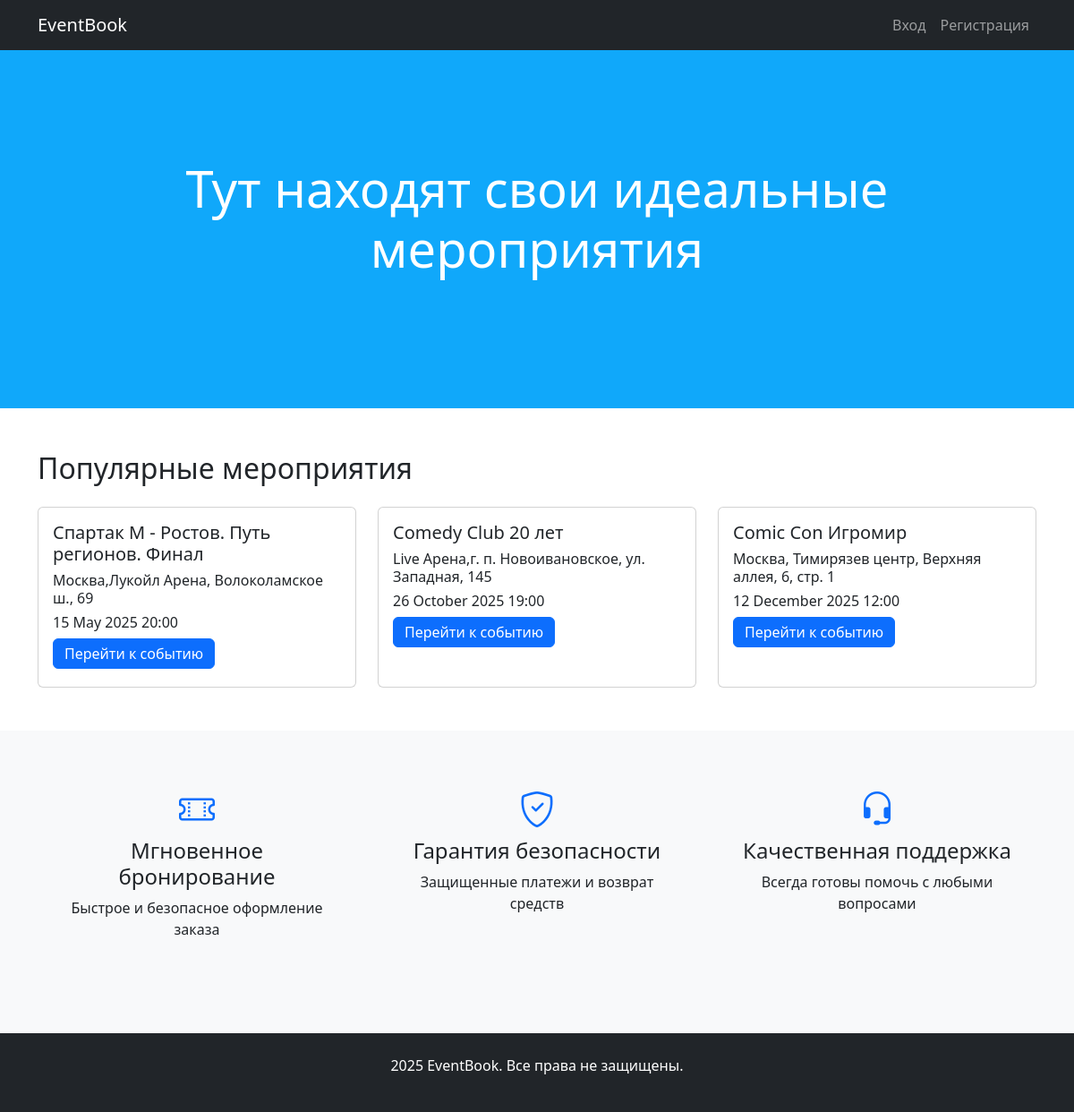
Before: / with the older database file.
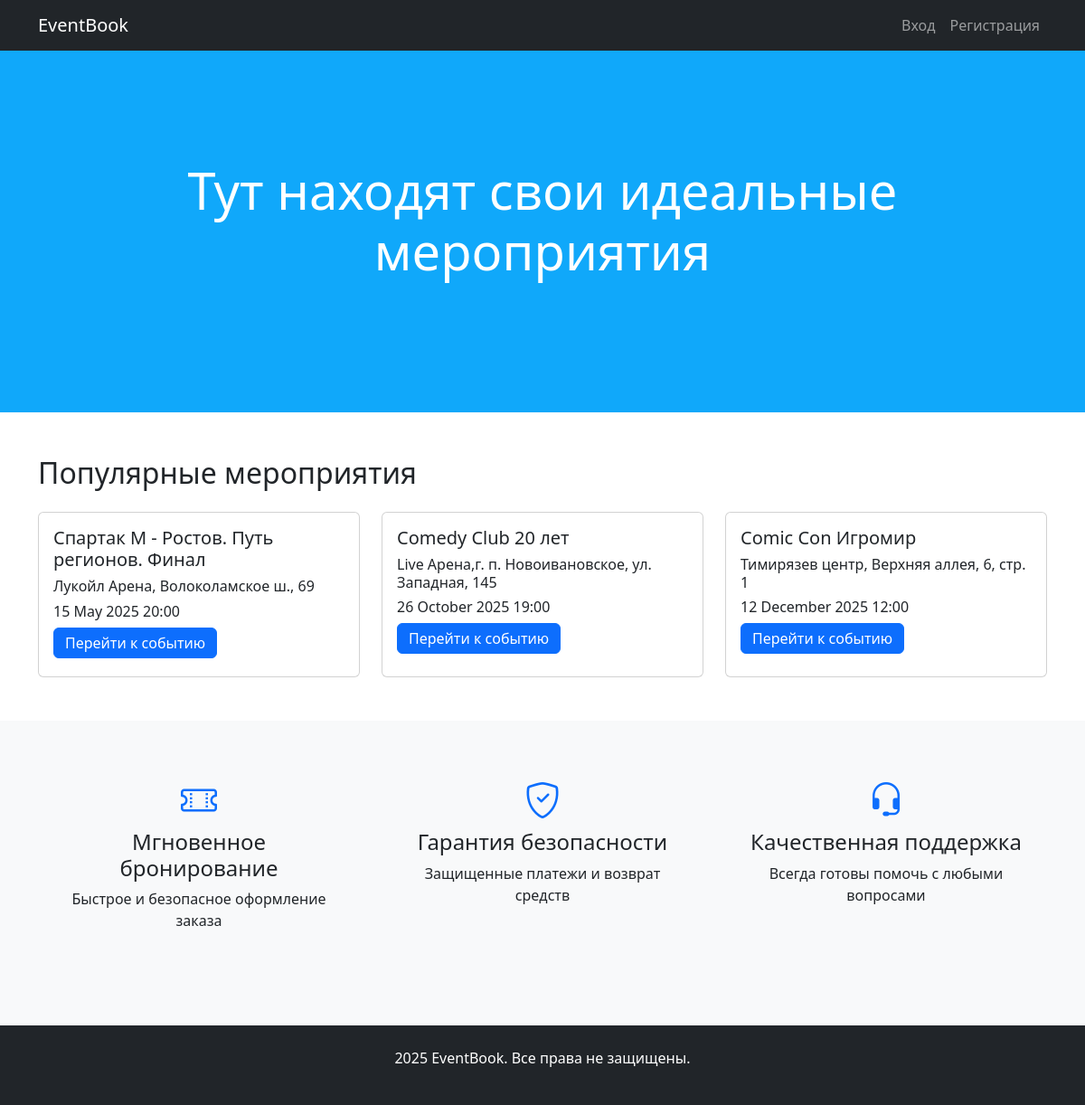
After: the same page with the newer database file.
### data/event.py (models this page shows)
class Event(SqlAlchemyBase, UserMixin, SerializerMixin):
    __tablename__ = 'events'
    id = sqlalchemy.Column(sqlalchemy.Integer, primary_key=True, autoincrement=True)
    name = sqlalchemy.Column(sqlalchemy.String, nullable=True)
    about = sqlalchemy.Column(sqlalchemy.String, nullable=True)
    path_to_file = sqlalchemy.Column(sqlalchemy.String, nullable=True)
    start_date = sqlalchemy.Column(sqlalchemy.DateTime, default=datetime.datetime.now)
    start_date_formatted = sqlalchemy.Column(sqlalchemy.String)
    city = sqlalchemy.Column(sqlalchemy.String, nullable=True)
    capacity_left = sqlalchemy.Column(sqlalchemy.Integer)
    price = sqlalchemy.Column(sqlalchemy.Integer)
    place = sqlalchemy.Column(sqlalchemy.String)
    hall_id = sqlalchemy.Column(sqlalchemy.Integer,
                                sqlalchemy.ForeignKey("halls.id"))
    hall = orm.relationship('ConcertHall')

### main.py (the view)
@user_blueprint.route("/")
def index():
    db_sess = db_session.create_session()
    events = sorted(db_sess.query(Event).all(), key=lambda a: a.start_date)
    return render_template("index.html", events=events)

### data/db_session.py (called while the page is built)
def create_session() -> Session:
    global __factory
    return __factory()

### templates/index.html (shortened to what this page needs)
{% extends "base.html" %}
{% block content %}
    <section class="hero-section">
        <div class="container text-center">
            {% if current_user.is_authenticated %}
            <h1 class="display-4 mb-4">Привет, {{current_user.name}}!</h1>
            <h1 class="display-4 mb-4">Мы нашли кое-что для вас</h1>
            {% else %}
            <h1 class="display-4 mb-4">Тут находят свои идеальные мероприятия</h1>
            {% endif %}
        </div>
    </section>
    <section class="container my-5">
        <h2 class="mb-4">Популярные мероприятия</h2>
        <div class="row row-cols-1 row-cols-md-3 g-4">
            {% for event in events %}
                <div class="col">
                    <div class="card h-100 event-card">
                        <div class="card-body">
                            <h5 class="card-title">{{ event.name }}</h5>
                            <h6 class="card-title">{{ event.place }}</h6>
                            <h6 class="card-title">{{ event.start_date_formatted}}</h6>
                            <h6 class="btn btn-primary w-20 py-1 mb-1"><a class="nav-link" href="{{ url_for('user_blueprint.get_event_id', id=event.id) }}">Перейти к событию</a></h6>
                        </div>
                    </div>
                </div>
            {% endfor %}
        </div>
    </section>
    <section class="bg-light py-5">
        <div class="container text-center">
            <div class="row">
                <div class="col-md-4 mb-4">
                    <div class="p-3">
                        <h3><i class="bi bi-ticket-perforated fs-1 text-primary"></i></h3>
                        <h4>Мгновенное бронирование</h4>
                        <p>Быстрое и безопасное оформление заказа</p>
                    </div>
                </div>
                <div class="col-md-4 mb-4">
                    <div class="p-3">
                        <h3><i class="bi bi-shield-check fs-1 text-primary"></i></h3>
                        <h4>Гарантия безопасности</h4>
                        <p>Защищенные платежи и возврат средств</p>
                    </div>
                </div>
                <div class="col-md-4 mb-4">
                    <div class="p-3">
                        <h3><i class="bi bi-headset fs-1 text-primary"></i></h3>
                        <h4>Качественная поддержка</h4>
                        <a>Всегда готовы помочь с любыми вопросами</a>
                    </div>
                </div>
            </div>
        </div>
    </section>
{% endblock %}

### templates/base.html (shortened to what this page needs)
<!DOCTYPE html>
<html lang="ru">
<head>
    <link href="https://cdn.jsdelivr.net/npm/bootstrap@5.3.0/dist/css/bootstrap.min.css" rel="stylesheet">
    <link rel="stylesheet" href="https://cdn.jsdelivr.net/npm/bootstrap-icons@1.8.1/font/bootstrap-icons.css">
    <link rel="stylesheet" href="{{url_for('static', filename='css/base.css')}}" />
</head>
<body class="d-flex flex-column min-vh-100">
    <nav class="navbar navbar-expand-lg navbar-dark bg-dark">
        <div class="container">
            <a class="navbar-brand" href="{{ url_for('user_blueprint.index') }}">EventBook</a>
            <div class="collapse navbar-collapse" id="navbarNav">
                <ul class="navbar-nav ms-auto">
                    {% if current_user.is_authenticated %}
                        <li class="nav-item">
                            <a class="nav-link" href="{{ url_for('user_blueprint.profile') }}">Профиль</a>
                        </li>
                        <li class="nav-item">
                            <a class="nav-link" href="{{ url_for('user_blueprint.logout') }}">Выйти</a>
                        </li>
                        {% if current_user.is_admin %}
                        <li class="nav-item">
                            <a class="nav-link" href="{{ url_for('user_blueprint.create_event') }}">Создать мероприятие</a>
                        </li>
                        {% endif %}
                     {% else %}
                        <li class="nav-item">
                            <a class="nav-link" href="{{ url_for('user_blueprint.login') }}">Вход</a>
                        </li>
                        <li class="nav-item">
                            <a class="nav-link" href="{{ url_for('user_blueprint.register') }}">Регистрация</a>
                        </li>
                     {% endif %}
                </ul>
            </div>
        </div>
    </nav>
    <main class="flex-grow-1">
        {% block content %}{% endblock %}
    </main>
    <footer class="bg-dark text-white mt-auto py-4">
        <div class="container text-center">
            <p>2025 EventBook. Все права не защищены.</p>
        </div>
    </footer>
</body>
</html>

### static/css/base.css (style rules this page uses)
.hero-section { background: rgb(16, 168, 250); height: 50vh; color: white; display: flex; align-items: center; }
.event-card { transition: transform 0.3s; }

Changed rows visible on the page:
changed Event "Спартак М - Ростов. Путь регионов. Финал": place "Москва,Лукойл Арена, Волоколамское ш., 69" → "Лукойл Арена, Волоколамское ш., 69"
changed Event "Comic Con Игромир": place "Москва, Тимирязев центр, Верхняя аллея, 6, стр. 1" → "Тимирязев центр, Верхняя аллея, 6, стр. 1"
